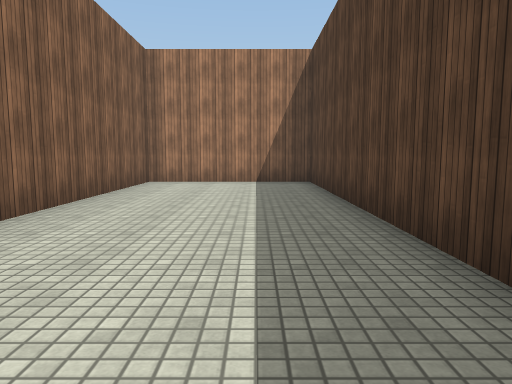
view 1 (above)

24 first-person views from a walk through a Unity game level. The camera is 1.3 m above the floor, tilts 6° down and sees 70° across. The floor is counted in squares, 2 m on a side. Each view is taken from the middle of a square. On the plan, view 1 faces up. The plan holds only what a view shows up to about 11 squares ahead; the rest is blank. The place goes on beyond the plan. The player is left out. Surface patterns are stand-ins for the level's own textures.

view 2
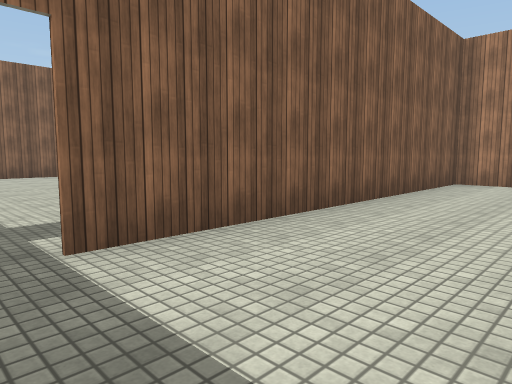

view 3
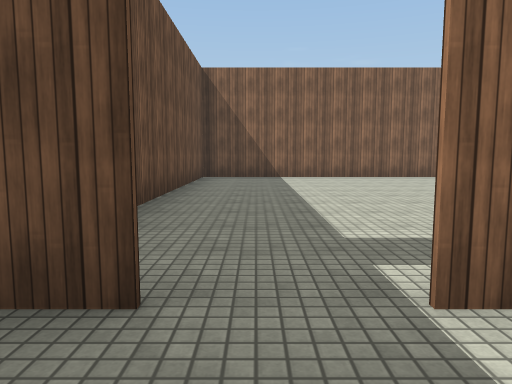

view 4
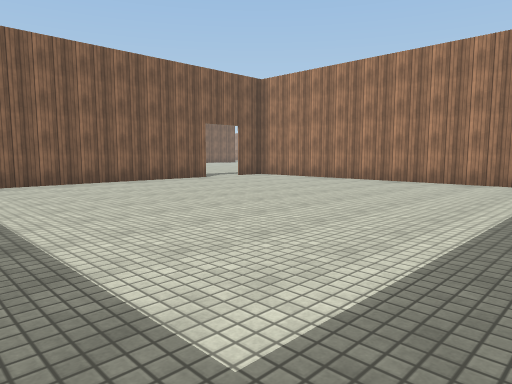

view 5
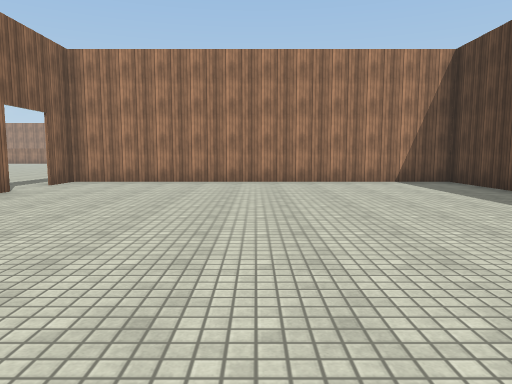

view 6
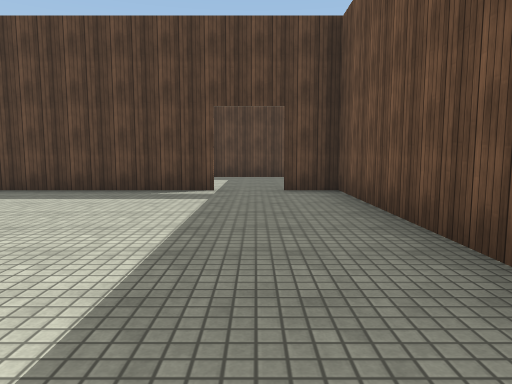

view 7
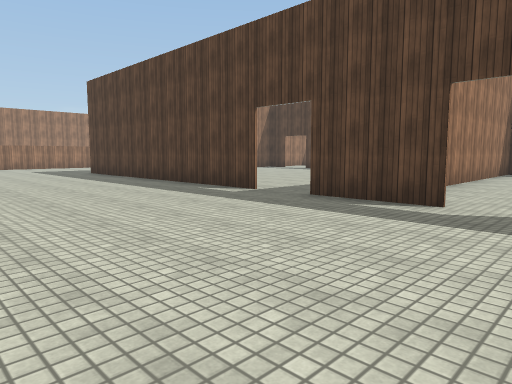

view 8
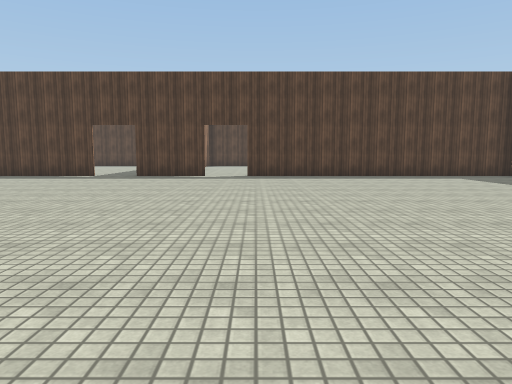

view 9
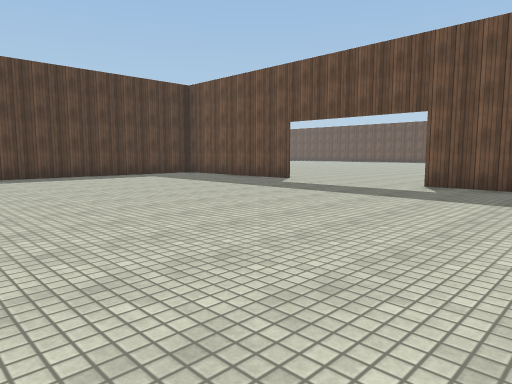

view 10
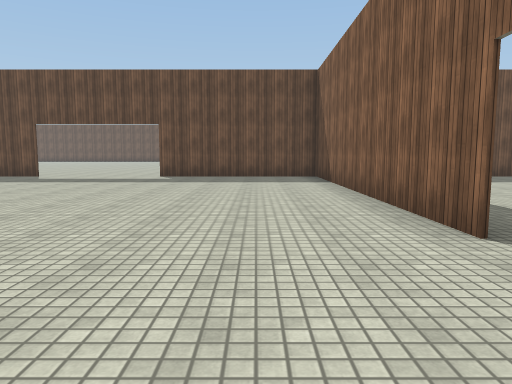

view 11
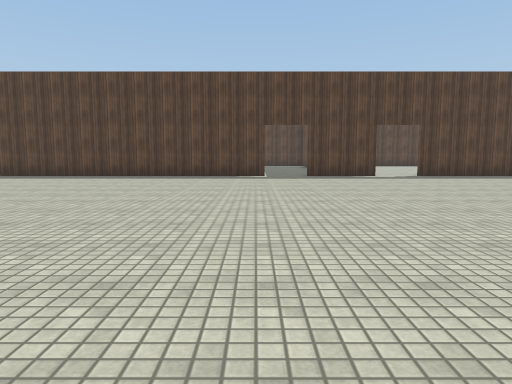

view 12
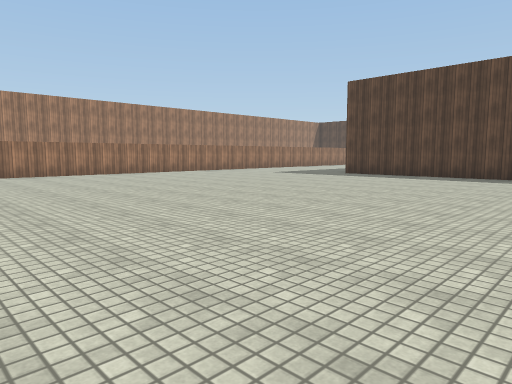

view 13
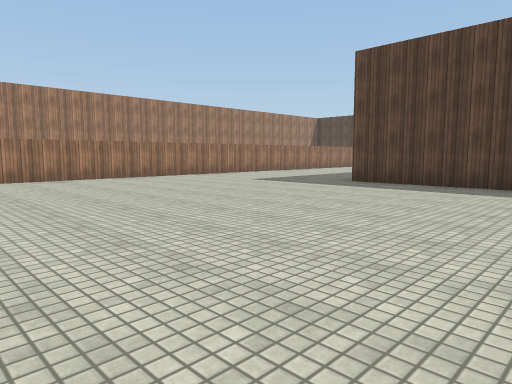

view 14
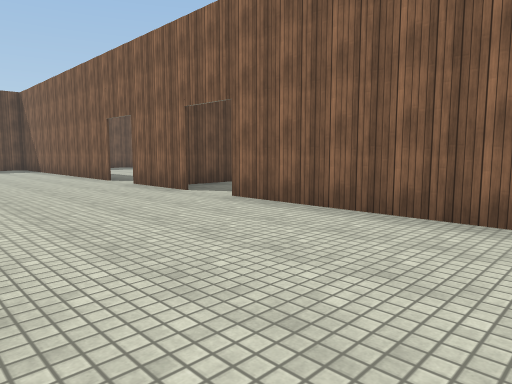

view 15
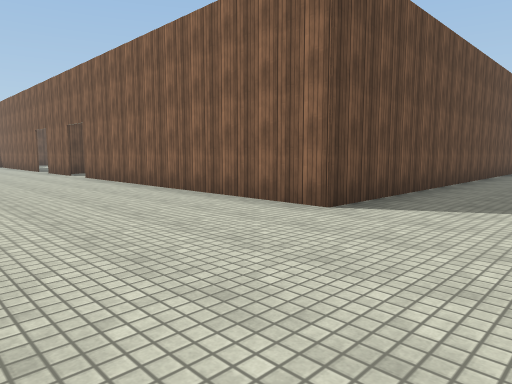

view 16
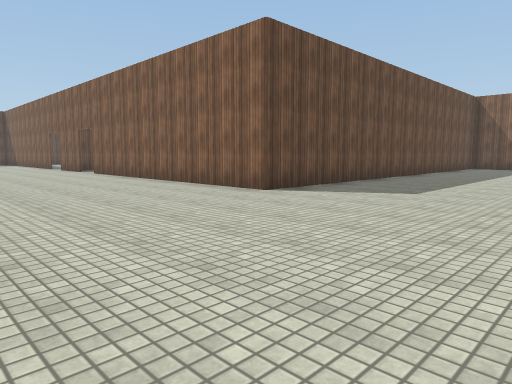

view 17
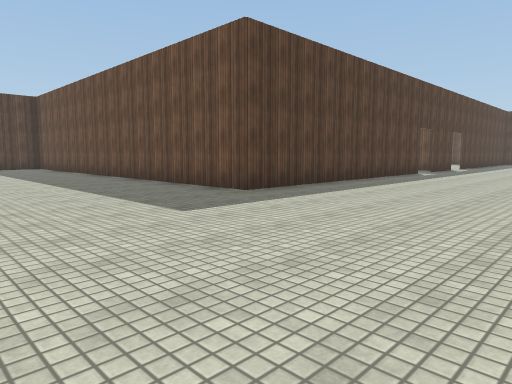

view 18
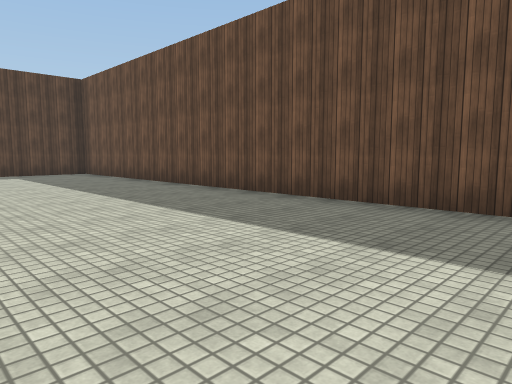

view 19
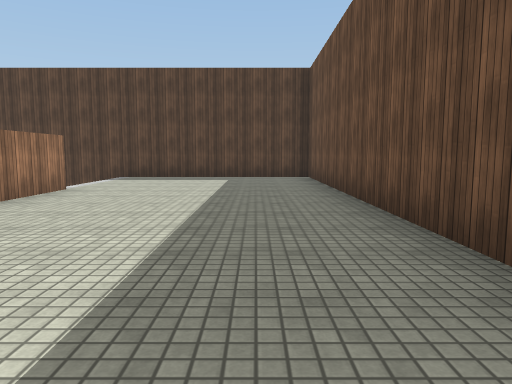

view 20
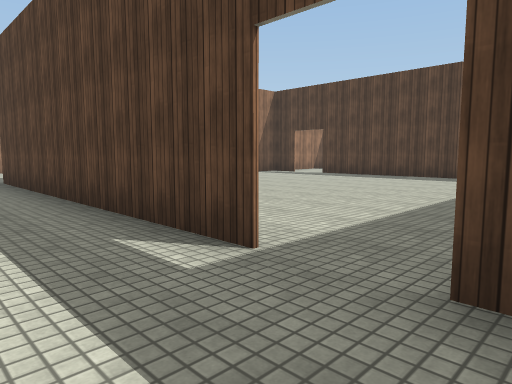

view 21
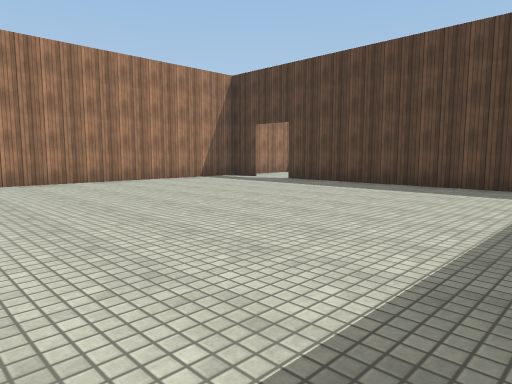

view 22
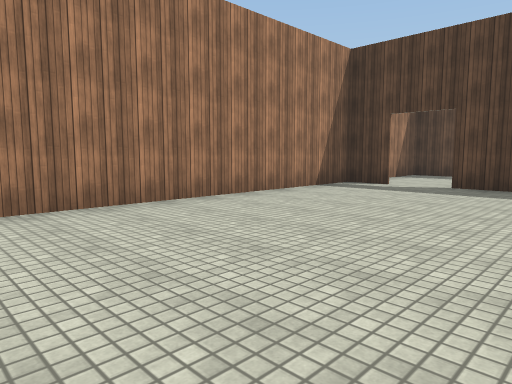

view 23
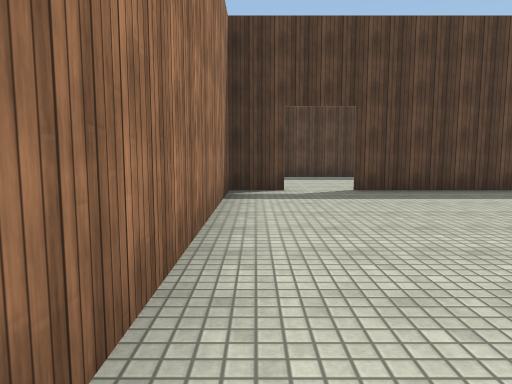

view 24
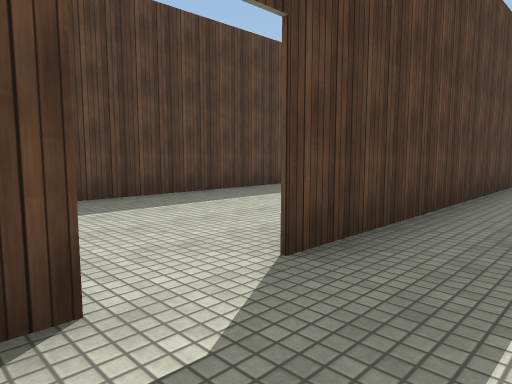

### Floor plan
Points are (right, up) in squares from view 1. A wall is a line through its corners. A room is listed if a view was taken in it or the views show most of it. See-through windows are left out.
Room 1 (views 1, 2, 3, 4)
walls: (-2.5, 8.5) (-2.5, 0.8); (1.3, -0.9) (1.3, 8.5) (-3, 8.5); (-3.5, -1.5) (-2.5, -1.5)
ways out: opening at (-3, 0) to room 2
Room 2 (views 5, 6)
walls: (-11.2, 6.2) (-11.2, -1.5) (-3.5, -1.5); (-2.5, 6.4) (-2.5, 9.1); (-2.5, 0.6) (-2.5, 4.6); (-3, 8.5) (-11.2, 8.5) (-11.2, 7.5)
ways out: opening at (-3, 0) to room 1; opening at (-11, 7) to room 3
Room 3 (views 7, 8, 9, 10, 11, 12, 13, 14, 15, 16, 17, 18, 19, 20)
walls: (-23.7, 6.2) (-23.7, -1.5) (-19.2, -1.5); (-23.7, 9.6) (-23.7, 7.5); (-11.3, 7.4) (-11.3, 9.5); (-15.9, -1.5) (-13.8, -1.5); (-11.3, 10.6) (-11.3, 18.5) (1.2, 18.5); (-11.3, -1.5) (-11.3, 6.2); (-33.2, 18.5) (-23.7, 18.5) (-23.7, 10.8); (1.3, 19.1) (1.3, 24.8)
ways out: opening at (-11, 7) to room 2; opening at (-11, 10) to room 4; opening at (-24, 7); opening at (-24, 10)
Room 4 (views 21, 22, 23, 24)
walls: (-2.5, 17.4) (-2.5, 18.5); (-3.5, 18.5) (-9.2, 18.5); (-2.5, 9.1) (-2.5, 16.2)
ways out: opening at (-11, 10) to room 3; opening at (-3, 17) to room 5
Room 5 (no view inside)
walls: (1.3, 11.9) (1.3, 19.1); (-2.5, 18.5) (-3.5, 18.5); (1.2, 18.5) (-0.4, 18.5)
ways out: opening at (-3, 17) to room 4

Where each view was taken, in squares from view 1:
view 1: 0 up, 0 right, facing up
view 2: 0 up, 0 right, facing up-left
view 3: 0 up, 1 left, facing left
view 4: 0 up, 3 left, facing up-left
view 5: 0 up, 7 left, facing up
view 6: 0 up, 9 left, facing right
view 7: 6 up, 16 left, facing up-right
view 8: 6 up, 22 left, facing right
view 9: 6 up, 22 left, facing down-right
view 10: 9 up, 22 left, facing down
view 11: 11 up, 22 left, facing right
view 12: 12 up, 22 left, facing up-right
view 13: 14 up, 19 left, facing up-right
view 14: 15 up, 20 left, facing down-left
view 15: 21 up, 20 left, facing down-left
view 16: 23 up, 19 left, facing down-left
view 17: 23 up, 16 left, facing down-right
view 18: 23 up, 11 left, facing down-right
view 19: 20 up, 9 left, facing right
view 20: 9 up, 13 left, facing up-right
view 21: 10 up, 10 left, facing up-right
view 22: 14 up, 10 left, facing up-right
view 23: 18 up, 9 left, facing right
view 24: 18 up, 4 left, facing down-right
